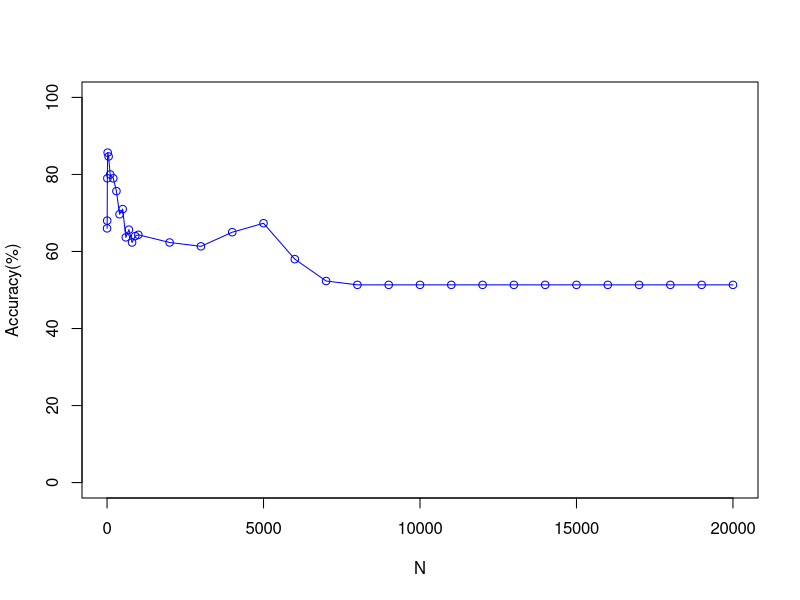

Here is the R script that generated this plot:
# Author : G Asish Kumar*/
# Description: Plot that shows the comparison of Accuracy vs No of Top features Selected for 
# 			   T Test having K=3 and With Out Normalisation of the features 

 x <- c(1, 5, 10, 20, 50, 100, 200, 300, 400, 500, 600, 700, 800, 900, 1000, 2000, 3000, 4000, 5000, 6000, 7000, 8000, 9000, 10000, 11000, 12000, 13000, 14000, 15000, 16000, 17000, 18000, 19000, 20000)
 y <- c(66,
68,
79,
85.66666667,
84.66666667,
80,
79,
75.66666667,
69.66666667,
71,
63.66666667,
65.66666667,
62.33333333,
64,
64.33333333,
62.33333333,
61.33333333,
65,
67.33333333,
58,
52.33333333,
51.33333333,
51.33333333,
51.33333333,
51.33333333,
51.33333333,
51.33333333,
51.33333333,
51.33333333,
51.33333333,
51.33333333,
51.33333333,
51.33333333,
51.33333333)
 plot(x, y, type='o', pch=1, col="blue", xlab="N", ylab="Accuracy(%)", ylim=c(0, 100), xlim=c(0,20000))
